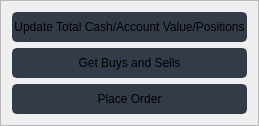
      <widget class="QFrame" name="frame_2">
       <property name="frameShape">
        <enum>QFrame::StyledPanel</enum>
       </property>
       <property name="frameShadow">
        <enum>QFrame::Raised</enum>
       </property>
       <layout class="QVBoxLayout" name="verticalLayout_4">
        <item>
         <widget class="QPushButton" name="pushButton_updateAccountValues">
          <property name="minimumSize">
           <size>
            <width>150</width>
            <height>30</height>
           </size>
          </property>
          <property name="font">
           <font>
            <family>Segoe UI</family>
            <pointsize>9</pointsize>
           </font>
          </property>
          <property name="styleSheet">
           <string notr="true">QPushButton {
	border: 2px solid rgb(52, 59, 72);
	border-radius: 5px;	
	background-color: rgb(52, 59, 72);
}
QPushButton:hover {
	background-color: rgb(57, 65, 80);
	border: 2px solid rgb(61, 70, 86);
}
QPushButton:pressed {	
	background-color: rgb(35, 40, 49);
	border: 2px solid rgb(43, 50, 61);
}</string>
          </property>
          <property name="text">
           <string>Update Total Cash/Account Value/Positions</string>
          </property>
          <property name="icon">
           <iconset resource="../uiResourceFiles/files.qrc">
            <normaloff>:/16x16/icons/16x16/cil-folder-open.png</normaloff>:/16x16/icons/16x16/cil-folder-open.png</iconset>
          </property>
         </widget>
        </item>
        <item>
         <widget class="QPushButton" name="pushButton_exportResults">
          <property name="minimumSize">
           <size>
            <width>150</width>
            <height>30</height>
           </size>
          </property>
          <property name="font">
           <font>
            <family>Segoe UI</family>
            <pointsize>9</pointsize>
           </font>
          </property>
          <property name="styleSheet">
           <string notr="true">QPushButton {
	border: 2px solid rgb(52, 59, 72);
	border-radius: 5px;	
	background-color: rgb(52, 59, 72);
}
QPushButton:hover {
	background-color: rgb(57, 65, 80);
	border: 2px solid rgb(61, 70, 86);
}
QPushButton:pressed {	
	background-color: rgb(35, 40, 49);
	border: 2px solid rgb(43, 50, 61);
}</string>
          </property>
          <property name="text">
           <string>Get Buys and Sells</string>
          </property>
          <property name="icon">
           <iconset resource="../uiResourceFiles/files.qrc">
            <normaloff>:/16x16/icons/16x16/cil-folder-open.png</normaloff>:/16x16/icons/16x16/cil-folder-open.png</iconset>
          </property>
         </widget>
        </item>
        <item>
         <widget class="QPushButton" name="pushButton_order">
          <property name="minimumSize">
           <size>
            <width>150</width>
            <height>30</height>
           </size>
          </property>
          <property name="font">
           <font>
            <family>Segoe UI</family>
            <pointsize>9</pointsize>
           </font>
          </property>
          <property name="styleSheet">
           <string notr="true">QPushButton {
	border: 2px solid rgb(52, 59, 72);
	border-radius: 5px;	
	background-color: rgb(52, 59, 72);
}
QPushButton:hover {
	background-color: rgb(57, 65, 80);
	border: 2px solid rgb(61, 70, 86);
}
QPushButton:pressed {	
	background-color: rgb(35, 40, 49);
	border: 2px solid rgb(43, 50, 61);
}</string>
          </property>
          <property name="text">
           <string>Place Order</string>
          </property>
          <property name="icon">
           <iconset resource="../uiResourceFiles/files.qrc">
            <normaloff>:/16x16/icons/16x16/cil-folder-open.png</normaloff>:/16x16/icons/16x16/cil-folder-open.png</iconset>
          </property>
         </widget>
        </item>
       </layout>
      </widget>
